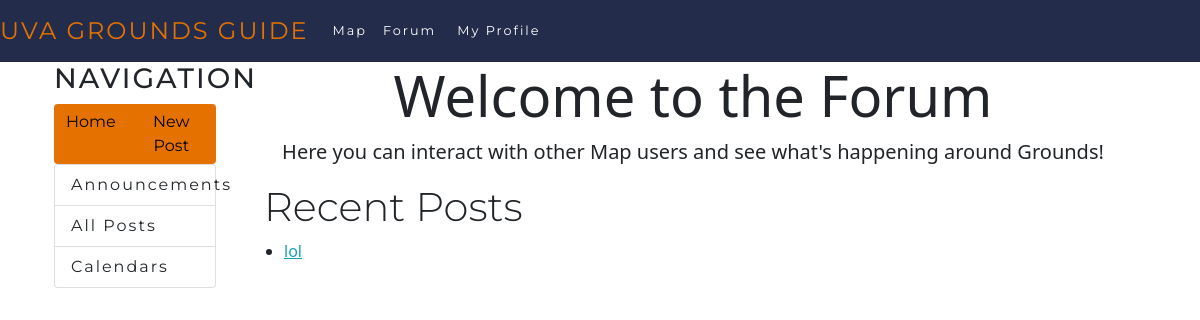
Page /forum/ (signed in) on the earlier database version.
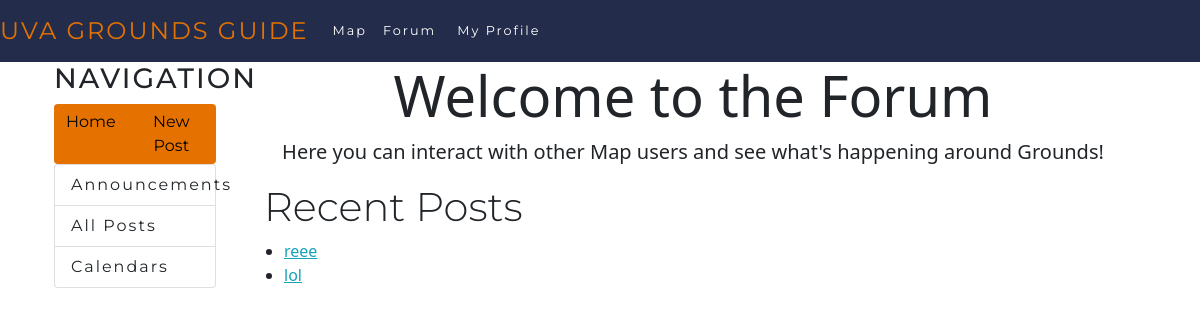
Same page on the later database version.
### forum/models.py (models this page shows, shortened)
class Post(models.Model):
    title = models.CharField(max_length=200)
    detail = models.TextField()
    pub_date = models.DateTimeField(auto_now_add=True)

### forum/views.py (the view)
# urls.py: 2. Add a URL to urlpatterns:  path('', views.home, name='home')
def home(request):
    latest_posts = Post.objects.order_by('-pub_date')[:5]
    context={
        'latest_posts': latest_posts
    }
    return render(request, 'forum/index.html', context)

### forum/templates/forum/index.html (shortened to what this page needs)
{% extends "forum/base.html" %}
{% load socialaccount %}
{% load static %}
{% block body %}
<center>
    <div class="container">
        <h1 class=display-4>Welcome to the Forum</h1>
        <p class=lead>Here you can interact with other Map users and see what's happening around Grounds!</p>
    </div>
</center>
<div class="container">
    <h2 class=display-6>Recent Posts</h2>
    {% if latest_posts %}
    <ul>
    {% for post in latest_posts %}
        <li><a href="/forum/{{ post.id }}/">{{ post.title }}</a></li>
    {% endfor %}
    </ul>
    {% else %}
        <p>No posts are available.</p>
    {% endif %}
</div>
{% endblock %}

Differences in the rows shown:
added Post: title "reee"
